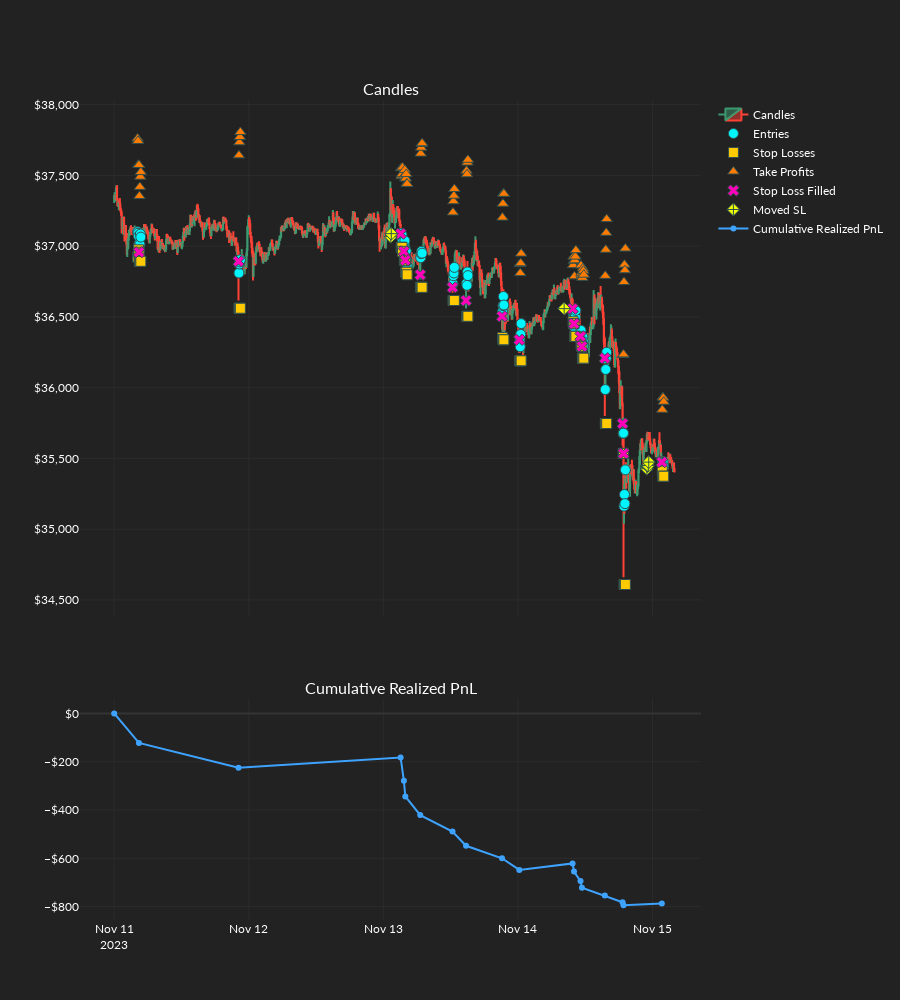

Notebook code cell kept with this figure:
### Code cell
order_records_df = or_backtest(
    backtest_settings=backtest_settings,
    candles=candles,
    dos_arrays=dos_arrays,
    exchange_settings=mufex_main.exchange_settings,
    static_os=static_os,
    strategy=strategy,
    dos_index=2,
    ind_set_index=0,
    plot_results=True,
)
